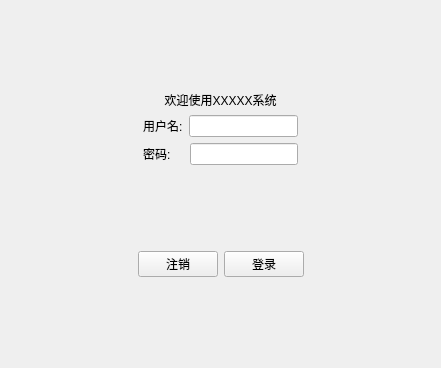
<?xml version="1.0" encoding="UTF-8"?>
<ui version="4.0">
 <class>LoginView</class>
 <widget class="QWidget" name="LoginView">
  <property name="geometry">
   <rect>
    <x>0</x>
    <y>0</y>
    <width>441</width>
    <height>368</height>
   </rect>
  </property>
  <property name="windowTitle">
   <string>登录</string>
  </property>
  <layout class="QVBoxLayout" name="verticalLayout_2">
   <item>
    <spacer name="verticalSpacer_3">
     <property name="orientation">
      <enum>Qt::Orientation::Vertical</enum>
     </property>
     <property name="sizeHint" stdset="0">
      <size>
       <width>20</width>
       <height>62</height>
      </size>
     </property>
    </spacer>
   </item>
   <item>
    <widget class="QLabel" name="label">
     <property name="text">
      <string>欢迎使用XXXXX系统</string>
     </property>
     <property name="alignment">
      <set>Qt::AlignmentFlag::AlignCenter</set>
     </property>
    </widget>
   </item>
   <item>
    <layout class="QHBoxLayout" name="horizontalLayout_5">
     <item>
      <spacer name="horizontalSpacer_3">
       <property name="orientation">
        <enum>Qt::Orientation::Horizontal</enum>
       </property>
       <property name="sizeHint" stdset="0">
        <size>
         <width>40</width>
         <height>20</height>
        </size>
       </property>
      </spacer>
     </item>
     <item>
      <layout class="QVBoxLayout" name="verticalLayout">
       <item>
        <layout class="QHBoxLayout" name="horizontalLayout">
         <item>
          <widget class="QLabel" name="label_2">
           <property name="text">
            <string>用户名:</string>
           </property>
          </widget>
         </item>
         <item>
          <widget class="QLineEdit" name="leUsername"/>
         </item>
        </layout>
       </item>
       <item>
        <layout class="QHBoxLayout" name="horizontalLayout_2">
         <item>
          <widget class="QLabel" name="label_3">
           <property name="text">
            <string>密码:    </string>
           </property>
          </widget>
         </item>
         <item>
          <widget class="QLineEdit" name="leCode"/>
         </item>
        </layout>
       </item>
      </layout>
     </item>
     <item>
      <spacer name="horizontalSpacer_4">
       <property name="orientation">
        <enum>Qt::Orientation::Horizontal</enum>
       </property>
       <property name="sizeHint" stdset="0">
        <size>
         <width>40</width>
         <height>20</height>
        </size>
       </property>
      </spacer>
     </item>
    </layout>
   </item>
   <item>
    <spacer name="verticalSpacer">
     <property name="orientation">
      <enum>Qt::Orientation::Vertical</enum>
     </property>
     <property name="sizeHint" stdset="0">
      <size>
       <width>20</width>
       <height>62</height>
      </size>
     </property>
    </spacer>
   </item>
   <item>
    <layout class="QHBoxLayout" name="horizontalLayout_4">
     <item>
      <spacer name="horizontalSpacer">
       <property name="orientation">
        <enum>Qt::Orientation::Horizontal</enum>
       </property>
       <property name="sizeHint" stdset="0">
        <size>
         <width>40</width>
         <height>20</height>
        </size>
       </property>
      </spacer>
     </item>
     <item>
      <layout class="QHBoxLayout" name="horizontalLayout_3">
       <item>
        <widget class="QPushButton" name="btSingup">
         <property name="text">
          <string>注销</string>
         </property>
        </widget>
       </item>
       <item>
        <widget class="QPushButton" name="btSignin">
         <property name="text">
          <string>登录</string>
         </property>
        </widget>
       </item>
      </layout>
     </item>
     <item>
      <spacer name="horizontalSpacer_2">
       <property name="orientation">
        <enum>Qt::Orientation::Horizontal</enum>
       </property>
       <property name="sizeHint" stdset="0">
        <size>
         <width>40</width>
         <height>20</height>
        </size>
       </property>
      </spacer>
     </item>
    </layout>
   </item>
   <item>
    <spacer name="verticalSpacer_2">
     <property name="orientation">
      <enum>Qt::Orientation::Vertical</enum>
     </property>
     <property name="sizeHint" stdset="0">
      <size>
       <width>20</width>
       <height>62</height>
      </size>
     </property>
    </spacer>
   </item>
  </layout>
 </widget>
 <resources/>
 <connections/>
</ui>
